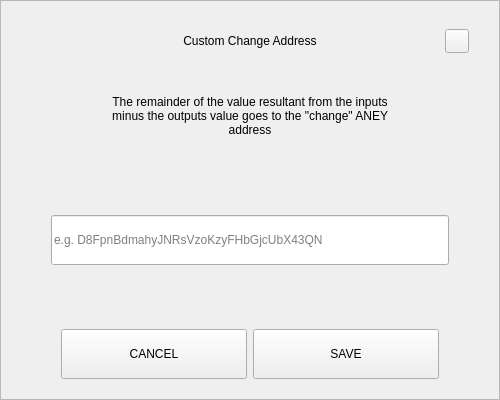
<?xml version="1.0" encoding="UTF-8"?>
<ui version="4.0">
 <class>SendChangeAddressDialog</class>
 <widget class="QDialog" name="SendChangeAddressDialog">
  <property name="geometry">
   <rect>
    <x>0</x>
    <y>0</y>
    <width>500</width>
    <height>400</height>
   </rect>
  </property>
  <property name="windowTitle">
   <string>Dialog</string>
  </property>
  <layout class="QVBoxLayout" name="verticalLayout">
   <property name="spacing">
    <number>0</number>
   </property>
   <property name="leftMargin">
    <number>0</number>
   </property>
   <property name="topMargin">
    <number>0</number>
   </property>
   <property name="rightMargin">
    <number>0</number>
   </property>
   <property name="bottomMargin">
    <number>0</number>
   </property>
   <item>
    <widget class="QFrame" name="frame">
     <property name="styleSheet">
      <string notr="true"/>
     </property>
     <property name="frameShape">
      <enum>QFrame::StyledPanel</enum>
     </property>
     <property name="frameShadow">
      <enum>QFrame::Raised</enum>
     </property>
     <layout class="QVBoxLayout" name="verticalLayout_2" stretch="0,0,0,0,0,0,0">
      <property name="spacing">
       <number>0</number>
      </property>
      <property name="leftMargin">
       <number>30</number>
      </property>
      <property name="topMargin">
       <number>20</number>
      </property>
      <property name="rightMargin">
       <number>30</number>
      </property>
      <property name="bottomMargin">
       <number>20</number>
      </property>
      <item>
       <layout class="QHBoxLayout" name="horizontalLayout_3">
        <property name="spacing">
         <number>0</number>
        </property>
        <item>
         <spacer name="horizontalSpacer_2">
          <property name="orientation">
           <enum>Qt::Horizontal</enum>
          </property>
          <property name="sizeHint" stdset="0">
           <size>
            <width>40</width>
            <height>20</height>
           </size>
          </property>
         </spacer>
        </item>
        <item>
         <widget class="QLabel" name="labelTitle">
          <property name="minimumSize">
           <size>
            <width>0</width>
            <height>40</height>
           </size>
          </property>
          <property name="maximumSize">
           <size>
            <width>16777215</width>
            <height>40</height>
           </size>
          </property>
          <property name="styleSheet">
           <string notr="true">padding-left:24px;</string>
          </property>
          <property name="text">
           <string>Custom Change Address</string>
          </property>
          <property name="alignment">
           <set>Qt::AlignCenter</set>
          </property>
          <property name="margin">
           <number>7</number>
          </property>
         </widget>
        </item>
        <item>
         <spacer name="horizontalSpacer">
          <property name="orientation">
           <enum>Qt::Horizontal</enum>
          </property>
          <property name="sizeHint" stdset="0">
           <size>
            <width>40</width>
            <height>20</height>
           </size>
          </property>
         </spacer>
        </item>
        <item>
         <widget class="QPushButton" name="btnEsc">
          <property name="minimumSize">
           <size>
            <width>24</width>
            <height>24</height>
           </size>
          </property>
          <property name="maximumSize">
           <size>
            <width>24</width>
            <height>24</height>
           </size>
          </property>
          <property name="focusPolicy">
           <enum>Qt::NoFocus</enum>
          </property>
          <property name="text">
           <string/>
          </property>
         </widget>
        </item>
       </layout>
      </item>
      <item>
       <spacer name="verticalSpacer_2">
        <property name="orientation">
         <enum>Qt::Vertical</enum>
        </property>
        <property name="sizeType">
         <enum>QSizePolicy::Fixed</enum>
        </property>
        <property name="sizeHint" stdset="0">
         <size>
          <width>20</width>
          <height>20</height>
         </size>
        </property>
       </spacer>
      </item>
      <item alignment="Qt::AlignHCenter">
       <widget class="QLabel" name="labelMessage">
        <property name="minimumSize">
         <size>
          <width>0</width>
          <height>70</height>
         </size>
        </property>
        <property name="text">
         <string>The remainder of the value resultant from the inputs minus the outputs value goes to the &quot;change&quot; ANEY address</string>
        </property>
        <property name="alignment">
         <set>Qt::AlignCenter</set>
        </property>
        <property name="wordWrap">
         <bool>true</bool>
        </property>
       </widget>
      </item>
      <item>
       <spacer name="verticalSpacer_3">
        <property name="orientation">
         <enum>Qt::Vertical</enum>
        </property>
        <property name="sizeHint" stdset="0">
         <size>
          <width>20</width>
          <height>40</height>
         </size>
        </property>
       </spacer>
      </item>
      <item>
       <layout class="QHBoxLayout" name="horizontalLayout_2">
        <property name="spacing">
         <number>0</number>
        </property>
        <property name="leftMargin">
         <number>20</number>
        </property>
        <property name="rightMargin">
         <number>20</number>
        </property>
        <item>
         <widget class="QLineEdit" name="lineEditAddress">
          <property name="minimumSize">
           <size>
            <width>0</width>
            <height>50</height>
           </size>
          </property>
          <property name="placeholderText">
           <string notr="true">e.g. D8FpnBdmahyJNRsVzoKzyFHbGjcUbX43QN</string>
          </property>
         </widget>
        </item>
       </layout>
      </item>
      <item>
       <spacer name="verticalSpacer">
        <property name="orientation">
         <enum>Qt::Vertical</enum>
        </property>
        <property name="sizeHint" stdset="0">
         <size>
          <width>20</width>
          <height>40</height>
         </size>
        </property>
       </spacer>
      </item>
      <item>
       <layout class="QHBoxLayout" name="horizontalLayout" stretch="2,2">
        <property name="spacing">
         <number>6</number>
        </property>
        <property name="leftMargin">
         <number>30</number>
        </property>
        <property name="rightMargin">
         <number>30</number>
        </property>
        <item>
         <widget class="QPushButton" name="btnCancel">
          <property name="minimumSize">
           <size>
            <width>180</width>
            <height>50</height>
           </size>
          </property>
          <property name="focusPolicy">
           <enum>Qt::NoFocus</enum>
          </property>
          <property name="text">
           <string>CANCEL</string>
          </property>
         </widget>
        </item>
        <item>
         <widget class="QPushButton" name="btnSave">
          <property name="minimumSize">
           <size>
            <width>180</width>
            <height>50</height>
           </size>
          </property>
          <property name="focusPolicy">
           <enum>Qt::NoFocus</enum>
          </property>
          <property name="text">
           <string>SAVE</string>
          </property>
         </widget>
        </item>
       </layout>
      </item>
     </layout>
    </widget>
   </item>
  </layout>
 </widget>
 <resources/>
 <connections/>
</ui>
